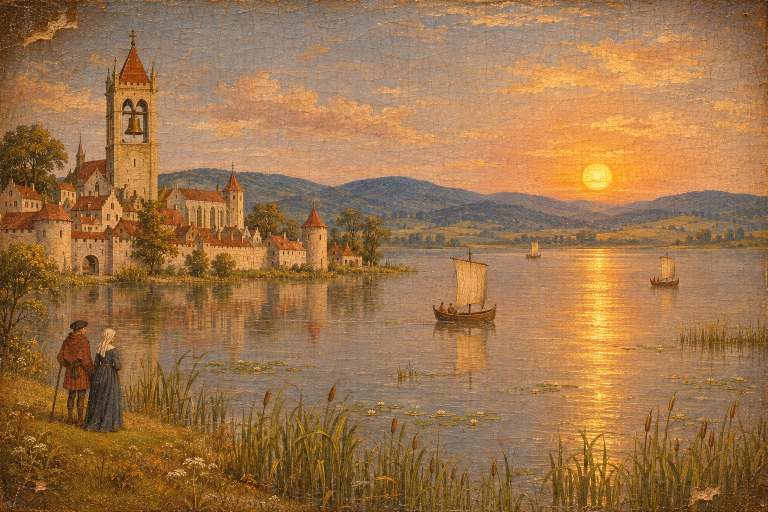
#> input picture lore-book/plates/art/plate_1.jpg, 1536 x 1024 px (shown at 1/2 size)
$ python -i build_lore_portraits.py   (imports and definitions only)
#> lines starting #> are read from the running program, lines starting #| are printed output that depends on the picture
#!/usr/bin/env python3
"""Portraits and paintings that hang on walls (entity siege:portrait).

Reads Siege_Nights_BP/scripts/lore/data/portraits.js (through node) and writes:
  BP entities/lore/portrait.json, RP entity + geometry + render controller,
  textures/entity/portrait/<id>.png   placeholder portraits (32x64), NEVER overwriting a PNG that exists,
                                      and the eight gallery paintings cut down from lore-book/plates/art/*.jpg
  studio/art/PORTRAIT-BRIEF.md        who to paint, for the textures thread
Run:  python3 studio/build_lore_portraits.py [--plates]   (--plates redoes the eight paintings)
"""
import json, os, subprocess, sys, hashlib
from PIL import Image, ImageDraw

ROOT = os.path.dirname(os.path.dirname(os.path.abspath(__file__)))
BP, RP = os.path.join(ROOT, "Siege_Nights_BP"), os.path.join(ROOT, "Siege_Nights_RP")
TEX = os.path.join(RP, "textures/entity/portrait")
# [1 line not run here, left out]

js = "import('%s').then(m=>console.log(JSON.stringify(m.PICS)))" % os.path.join(BP, "scripts/lore/data/portraits.js")
# [1 line that did not run here, left out]

# size -> (blocks wide, blocks tall, texture w, texture h)
SIZES = {0: (1, 2, 32, 64), 1: (3, 2, 96, 64), 2: (2, 3, 64, 96)}
FRAME = (58, 40, 24)

def framed(img):
    d = ImageDraw.Draw(img)
    w, h = img.size
    d.rectangle([0, 0, w - 1, h - 1], outline=FRAME)
    d.rectangle([1, 1, w - 2, h - 2], outline=(94, 68, 40))
    img.putpixel((0, 0), FRAME)
    return img

def placeholder(pic):
    """A dim figure on a dark ground, different for each sitter, so a wall of them reads as portraits until they are painted."""
    w, h = SIZES[pic["size"]][2:]
    seed = hashlib.md5(pic["id"].encode()).digest()
    ground = (30 + seed[0] % 30, 26 + seed[1] % 24, 22 + seed[2] % 22)
    coat = (50 + seed[3] % 90, 40 + seed[4] % 70, 40 + seed[5] % 70)
    skin = (150 + seed[6] % 50, 115 + seed[7] % 40, 90 + seed[8] % 30)
    img = Image.new("RGBA", (w, h), ground + (255,))
    d = ImageDraw.Draw(img)
    for y in range(h):  # a little light from the upper left
        for x in range(w):
            if (x * 7 + y * 13 + seed[9]) % 11 == 0:
                img.putpixel((x, y), tuple(min(255, c + 8) for c in ground) + (255,))
    if "No sitter" not in pic.get("sub", "") and "still life" not in pic.get("sub", "").lower():
        cx = w // 2 + (seed[10] % 5 - 2)
        d.polygon([(cx - 11, h - 3), (cx - 8, 34), (cx - 3, 30), (cx + 3, 30), (cx + 8, 34), (cx + 11, h - 3)], fill=coat)
        d.ellipse([cx - 5, 17, cx + 5, 31], fill=skin)
        hair = (40 + seed[11] % 160,) * 3 if seed[12] % 3 == 0 else (40 + seed[11] % 60, 30 + seed[12] % 40, 20)
        d.pieslice([cx - 6, 14, cx + 6, 28], 180, 360, fill=hair)
        d.point([(cx - 2, 24), (cx + 2, 24)], fill=(30, 30, 34))
    else:
        d.rectangle([5, 30, w - 6, 34], fill=(96, 70, 44))
        d.ellipse([10, 42, 22, 54], fill=(170, 160, 140))
    return framed(img)

made = kept = 0
# [12 lines not run here, left out]

def panel(name, bw, bh, tw, th):
    w, h = bw * 16, bh * 16
    edge = {"uv": [0, 0], "uv_size": [1, 1]}
    return {"description": {"identifier": f"geometry.siege_portrait_{name}", "texture_width": tw, "texture_height": th,
                            "visible_bounds_width": bw + 2, "visible_bounds_height": bh + 2, "visible_bounds_offset": [0, bh / 2, 0]},
            "bones": [{"name": "picture", "pivot": [0, 0, 0], "cubes": [{
                "origin": [-w / 2, 0, -0.5], "size": [w, h, 1],
                "uv": {"north": {"uv": [0, 0], "uv_size": [tw, th]}, "south": {"uv": [tw, 0], "uv_size": [-tw, th]},
                       "east": edge, "west": edge, "up": edge, "down": edge}}]}]}

def dump(path, data):
    os.makedirs(os.path.dirname(path), exist_ok=True)
    json.dump(data, open(path, "w"), indent=2)

# [14 lines not run here, left out]
no = lambda cause: {"cause": cause, "deals_damage": "no"}
# [13 lines not run here, left out]

lang = os.path.join(RP, "texts/en_US.lang")
# [2 lines not run here, left out]

brief = ["# Portraits to paint (lore thread, for the textures thread)", "",
         "Each settlement's Library shows the three people who held that ground before the player. Files are `Siege_Nights_RP/textures/entity/portrait/<file>.png`, **32 x 64**, one block wide and two tall.",
         "Keep the two-pixel dark frame, and keep pixel (0,0) the frame colour: the edges of the panel use it. Paint over the placeholders with the same names; `studio/build_lore_portraits.py` never overwrites a PNG that exists.",
         "Style: old oil portraits, dark ground, light from the upper left, each region's ramps for clothes. They should look painted centuries apart: the 700-year-old ones stiff and flat, the later ones softer.",
         "",
         "**The secret.** None of these may show the last king's adult face. `redmesa_3` (Under the Bench) must show only a wrapped bundle. `wrenfield_2` is the princess as a child and may show her pale hair and the grey smudge on her LEFT palm. `oakmere_1` is King Aldric, the grandfather, and is safe to paint in full. `wolfcairn_2` is Vorlund young and is safe. `tidewatch_3` is one of the Returned: perfectly pleasant, slightly too smooth, cup in the RIGHT hand.",
         "", "| File | Settlement | Who | When | What to paint |", "|---|---|---|---|---|"]
# [6 lines not run here, left out]

>>> import cv2
>>> picture = cv2.imread('../lore-book/plates/art/plate_1.jpg', cv2.IMREAD_GRAYSCALE)
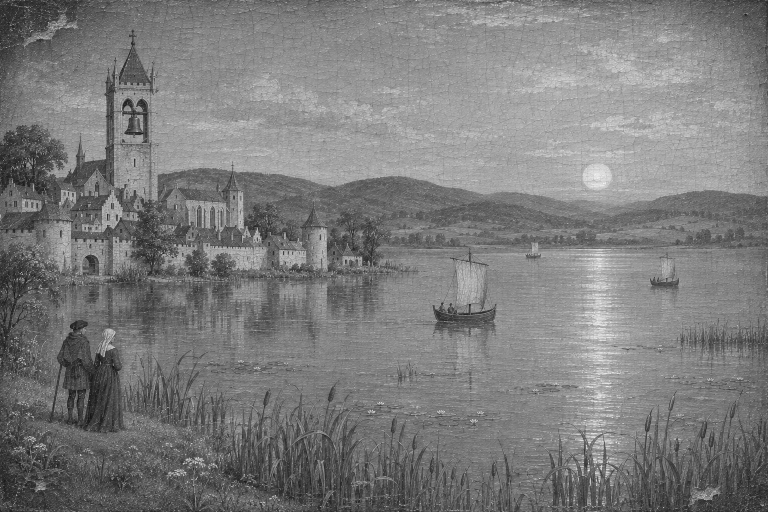
#> picture: shape (1024, 1536) (shown at 1/2 size); min 5, max 255, mean 123.9
#> (the run stopped early here; a loop or call above may not have finished)

$ run again, on lore-book/plates/art/plate_5.jpg
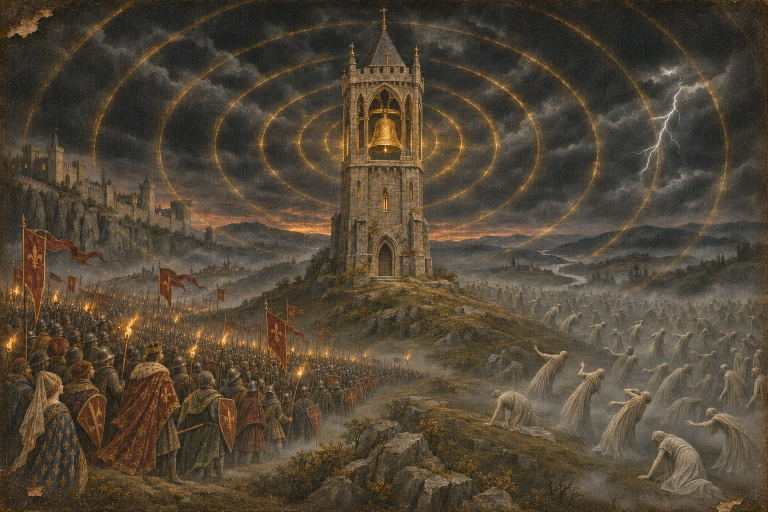
#> input picture lore-book/plates/art/plate_5.jpg, 1536 x 1024 px (shown at 1/2 size)
#> `picture = cv2.imread('../lore-book/plates/art/plate_1.jpg', cv2.IMREAD..`:
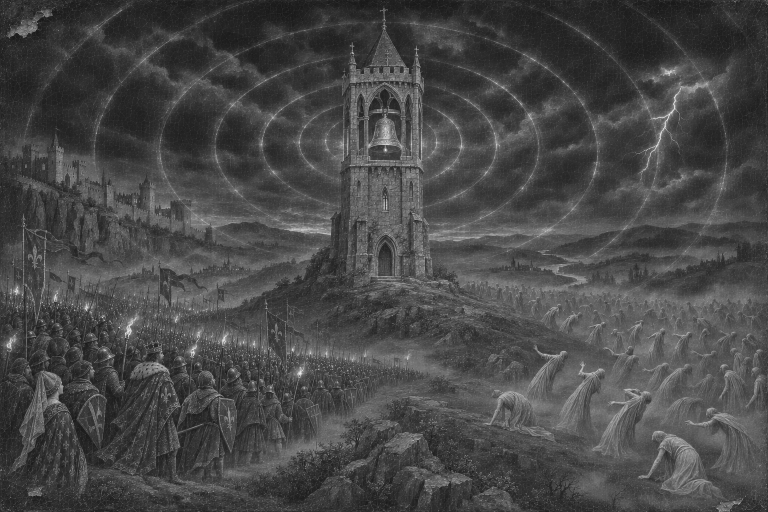
#> picture: shape (1024, 1536) (shown at 1/2 size); min 11, max 255, mean 72.1

$ run again, on lore-book/plates/art/plate_6.jpg
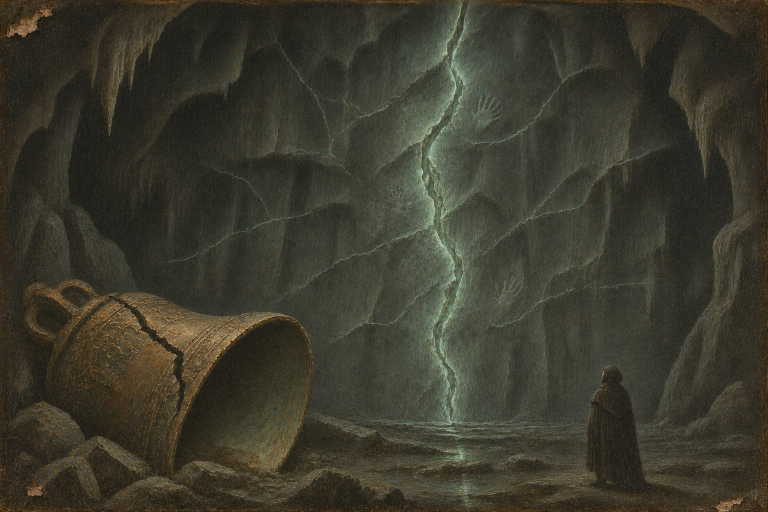
#> input picture lore-book/plates/art/plate_6.jpg, 1536 x 1024 px (shown at 1/2 size)
#> `picture = cv2.imread('../lore-book/plates/art/plate_1.jpg', cv2.IMREAD..`:
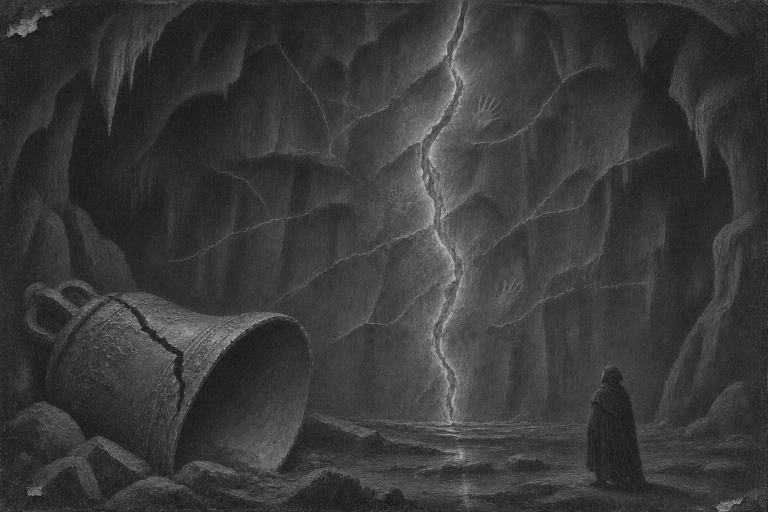
#> picture: shape (1024, 1536) (shown at 1/2 size); min 11, max 228, mean 57.6

$ run again, on lore-book/plates/art/plate_7.jpg
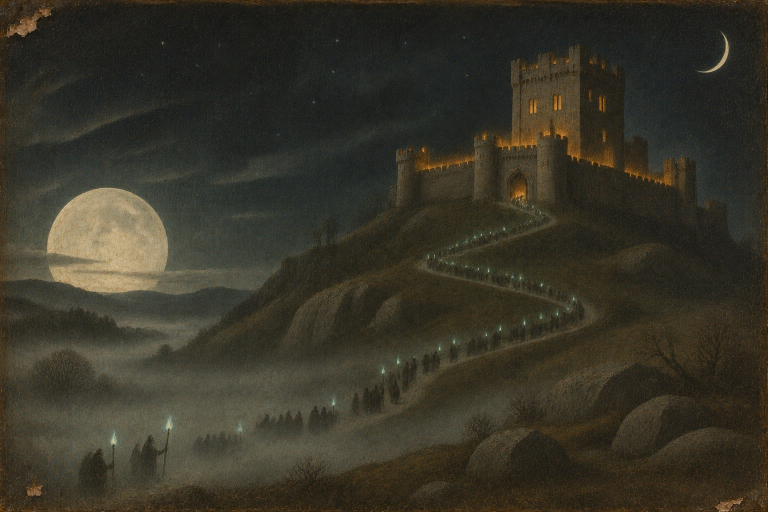
#> input picture lore-book/plates/art/plate_7.jpg, 1536 x 1024 px (shown at 1/2 size)
#> `picture = cv2.imread('../lore-book/plates/art/plate_1.jpg', cv2.IMREAD..`:
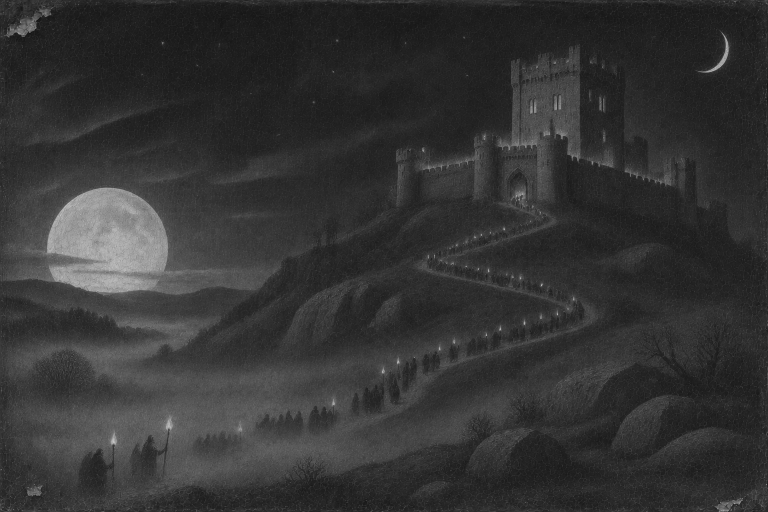
#> picture: shape (1024, 1536) (shown at 1/2 size); min 13, max 217, mean 52.4
